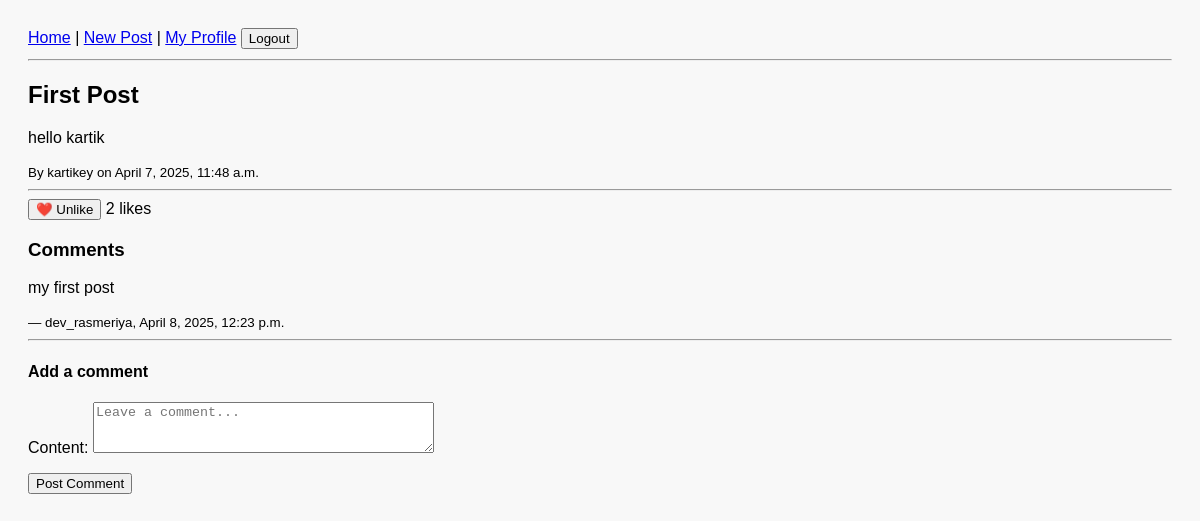
The app's page /post/1/ (signed in) with its own data.
### devapp/models.py (models this page shows, shortened)
class Post(models.Model):
    objects = None
    title = models.CharField(max_length=200)
    content = models.TextField()
    created_at = models.DateTimeField(auto_now_add=True)
    author = models.ForeignKey(User, on_delete=models.CASCADE)
    likes = models.ManyToManyField(User, related_name='liked_posts', blank=True)
    def total_likes(self):
        return self.likes.count()

class Comment(models.Model):
    post = models.ForeignKey('Post', on_delete=models.CASCADE, related_name='comments')
    author = models.ForeignKey(User, on_delete=models.CASCADE)
    content = models.TextField()
    created_at = models.DateTimeField(auto_now_add=True)

### devapp/views.py (the view)
# urls.py: path('post/<int:pk>/', post_detail_view, name='post_detail'),
def post_detail_view(request, pk):
    post = get_object_or_404(Post, pk=pk)
    comments = post.comments.all().order_by('-created_at')
    if request.method == 'POST':
        form = CommentForm(request.POST)
        if form.is_valid():
            comment = form.save(commit=False)
            comment.author = request.user
            comment.post = post
            comment.save()
            return redirect('post_detail', pk=post.pk)
    else:
        form = CommentForm()
    return render(request, 'devapp/post_detail.html', {
        'post': post,
        'comments': comments,
        'form': form
    })

### devapp/forms.py
class CommentForm(forms.ModelForm):
    class Meta:
        model = Comment
        fields = ['content']
        widgets = {
            'content': forms.Textarea(attrs={'rows': 3, 'placeholder': 'Leave a comment...'})
        }

### devapp/templates/devapp/post_detail.html (shortened to what this page needs)
{% extends 'base.html' %}
{% block content %}
  <h2>{{ post.title }}</h2>
  <p>{{ post.content }}</p>
  <small>By {{ post.author.username }} on {{ post.created_at }}</small>
  <hr>
  <form action="{% url 'like_post' post.pk %}" method="POST" style="display: inline;">
  {% if user in post.likes.all %}
    <button type="submit">❤️ Unlike</button>
  {% else %}
    <button type="submit">🤍 Like</button>
  {% endif %}
</form>
<span>{{ post.total_likes }} like{{ post.total_likes|pluralize }}</span>
  <h3>Comments</h3>
  {% for comment in comments %}
    <p>{{ comment.content }}</p>
    <small>— {{ comment.author.username }}, {{ comment.created_at }}</small>
    <hr>
  {% empty %}
    <p>No comments yet.</p>
  {% endfor %}
  {% if user.is_authenticated %}
    <h4>Add a comment</h4>
    <form method="POST">
      {{ form.as_p }}
      <button type="submit">Post Comment</button>
    </form>
  {% else %}
    <p><a href="{% url 'login' %}">Login</a> to comment.</p>
  {% endif %}
{% endblock %}

### devapp/static/styles.css (style rules this page uses)
body { font-family: Arial, sans-serif; background-color: #f8f8f8; padding: 20px; }

### records on screen
Post: title "First Post", content "hello kartik", author.username "kartikey", created_at "April 7, 2025, 11:48 a.m.", total_likes "2"
Comment: content "my first post", author.username "dev_rasmeriya", created_at "April 8, 2025, 12:23 p.m."
